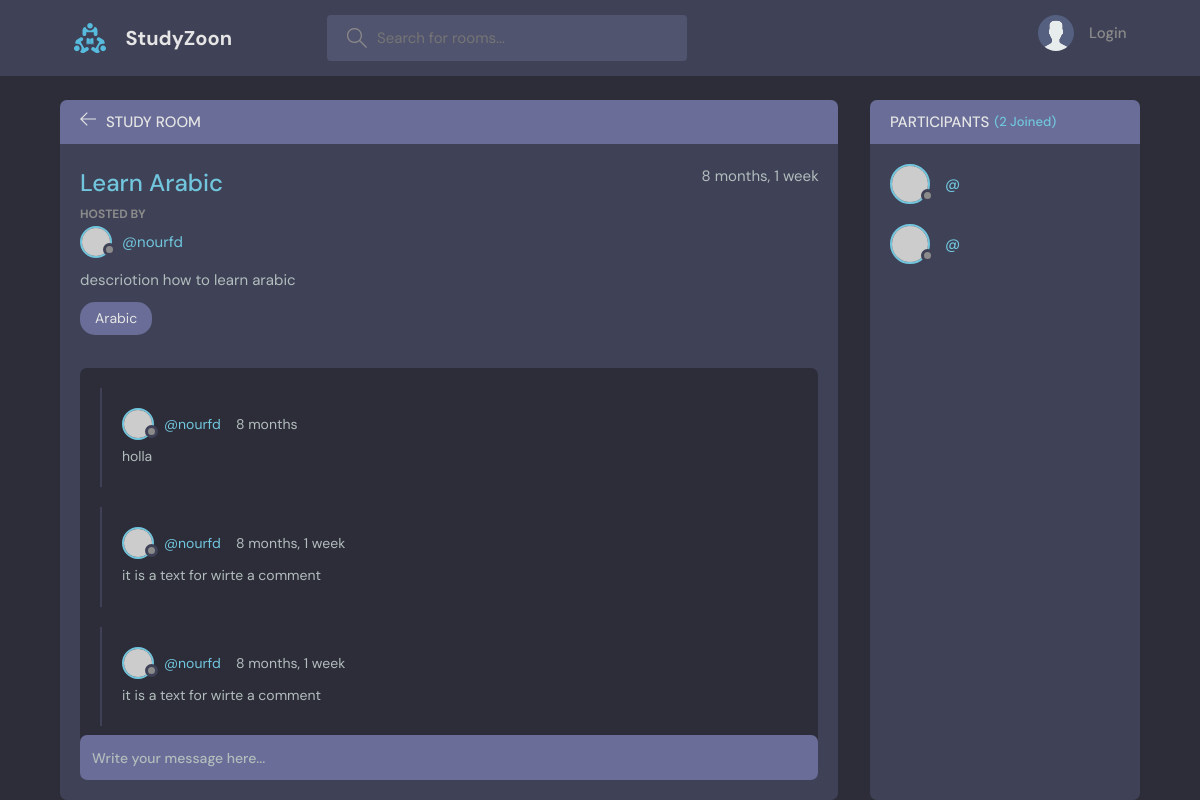
/room/9/, run on the app's committed database.
### base/models.py (models this page shows, shortened)
class Room(models.Model):
    host=models.ForeignKey(User,on_delete=models.SET_NULL,null=True)
    topic=models.ForeignKey(Topic,on_delete=models.SET_NULL,null=True)
    name=models.CharField( max_length=50)
    participants=models.ManyToManyField(User, related_name="participants",blank=True)
    description=models.TextField(null=True,blank=True)
    update=models.DateTimeField(auto_now=True)
    created=models.DateTimeField(auto_now_add=True)
    class Meta:
        ordering= ['-update','-created']
        verbose_name = 'Room'
        verbose_name_plural = 'Rooms'

class Topic(models.Model):
    name=models.CharField( max_length=50)
    class Meta:
        verbose_name = 'Topic'
        verbose_name_plural = 'Topics'

class Message (models.Model):
     user=models.ForeignKey(User,on_delete=models.CASCADE)
     room=models.ForeignKey(Room,on_delete=models.CASCADE)
     body=models.TextField()
     update=models.DateTimeField(auto_now=True)
     created=models.DateTimeField(auto_now_add=True)
     class Meta:
        ordering= ['-update','-created']

### base/views.py (the view, shortened to what this page needs)
# urls.py: path("room/<int:pk>/", views.room, name="room"),
def room(reqeust,pk):
    rooms=Room.objects.get(id=pk)
    room_messages=rooms.message_set.all().order_by('-created')
    participants=rooms.participants.all()
    context={'room':rooms,'room_messages':room_messages,'participants':participants}
    return render(reqeust,"base/room.html",context)

### base/templates/base/room.html (shortened to what this page needs)
{% extends 'main.html' %} {%block content%}
<main class="profile-page layout layout--2">
  <div class="container">
    <div class="room">
      <div class="room__top">
        <div class="room__topLeft">
          <a href="{% url 'home' %}">
            <svg
              version="1.1"
              xmlns="http://www.w3.org/2000/svg"
              width="32"
              height="32"
              viewBox="0 0 32 32"
            >
              <title>arrow-left</title>
              <path
                d="M13.723 2.286l-13.723 13.714 13.719 13.714 1.616-1.611-10.96-10.96h27.625v-2.286h-27.625l10.965-10.965-1.616-1.607z"
              ></path>
            </svg>
          </a>
          <h3>Study Room</h3>
        </div>
      </div>
      <div class="room__box scroll">
        <div class="room__header scroll">
          <div class="room__info">
            <h3>{{room.name}}</h3>
            <span>{{room.created|timesince}}</span>
          </div>
          <div class="room__hosted">
            <p>Hosted By</p>
            <a
              href="{% url 'user_profile' room.host.id %}"
              class="room__author"
            >
              <div class="avatar avatar--small">
                <img src="https://randomuser.me/api/portraits/men/37.jpg" />
              </div>
              <span>@{{room.host.username}}</span>
            </a>
          </div>
          <div class="room__details">{{room.description}}</div>
          <span class="room__topics">{{room.topic.name}}</span>
        </div>
        <div class="room__conversation">
          <div class="threads scroll">
            {% for message in room_messages%}
            <div class="thread">
              <div class="thread__top">
                <div class="thread__author">
                  <a
                    href="{% url 'user_profile' message.user.id%}"
                    class="thread__authorInfo"
                  >
                    <div class="avatar avatar--small">
                      <img
                        src="https://randomuser.me/api/portraits/men/37.jpg"
                      />
                    </div>
                    <span>@{{message.user}}</span>
                  </a>
                  <span class="thread__date"
                    >{{message.created|timesince}}</span
                  >
                </div>
              </div>
              <div class="thread__details">{{message.body}}</div>
            </div>
            {% endfor %}
          </div>
        </div>
      </div>
      <div class="room__message">
        <form action="" method="POST">
          <input
            type="text"
            name="body"
            placeholder="Write your message here..."
          />
        </form>
      </div>
    </div>
    <div class="participants">
      <h3 class="participants__top">
        Participants <span>({{participants.count}} Joined)</span>
      </h3>
      <div class="participants__list scroll">
        {% for participant in participants %}
        <a href="{% url 'user_profile' user.id %}" class="participant">
          <div class="avatar avatar--medium">
            <img src="https://randomuser.me/api/portraits/men/37.jpg" />
          </div>
          <p>
            <span>@{{user.username}}</span>
          </p>
        </a>
        {% endfor %}
      </div>
    </div>
  </div>
</main>
{%endblock content%}

### templates/main.html (shortened to what this page needs)
<!DOCTYPE html>
{% load static %}
<html lang="en">
  <head>
    <link rel="stylesheet" href="{% static 'style/style.css' %} " />
  </head>
  <body>
    {% include 'navbar.html' %}  {% block content %} {% endblock content %}
  </body>
</html>

### templates/navbar.html (shortened to what this page needs)
{% load static %}
<header class="header header--loggedIn">
  <div class="container">
    <a href='{% url "home" %}' class="header__logo">
      <img src="{% static 'images/logo.svg' %}" />
      <h1>StudyZoon</h1>
    </a>
    <form class="header__search" action='{% url "home" %} ' method="GET">
      <label>
        <input placeholder="Search for rooms..." name="q" />
      </label>
    </form>
    <nav class="header__menu">
      {% if request.user.is_authenticated %}
      <div class="header__user">
        <a href="{% url 'update_user' %}">
          <div class="avatar avatar--medium active">
            <img src="https://randomuser.me/api/portraits/men/37.jpg" />
          </div>
          <p>
            {{request.user.username}} <span>@{{request.user.username}}</span>
          </p>
        </a>
        <button class="dropdown-button">
          <svg
            version="1.1"
            xmlns="http://www.w3.org/2000/svg"
            width="32"
            height="32"
            viewBox="0 0 32 32"
          >
            <title>chevron-down</title>
            <path d="M16 21l-13-13h-3l16 16 16-16h-3l-13 13z"></path>
          </svg>
        </button>
      </div>
      {% else %}
      <a href="{% url 'loginpage' %}">
        <img src="{% static 'images/avatar.svg'%}" />
        <p>Login</p>
      </a>
      {% endif %}
    </nav>
  </div>
</header>

### data on the page
Room: name "Learn Arabic", created "8 months, 1 week", host.username "nourfd", description "descriotion how to learn arabic", topic.name "Arabic"
Message: user "nourfd", created "8 months", body "holla"
Message: user "nourfd", created "8 months, 1 week", body "it is a text for wirte a comment"
Message: user "nourfd", created "8 months, 1 week", body "it is a text for wirte a comment"

### other printed values
{{ participants.count }} "2"
